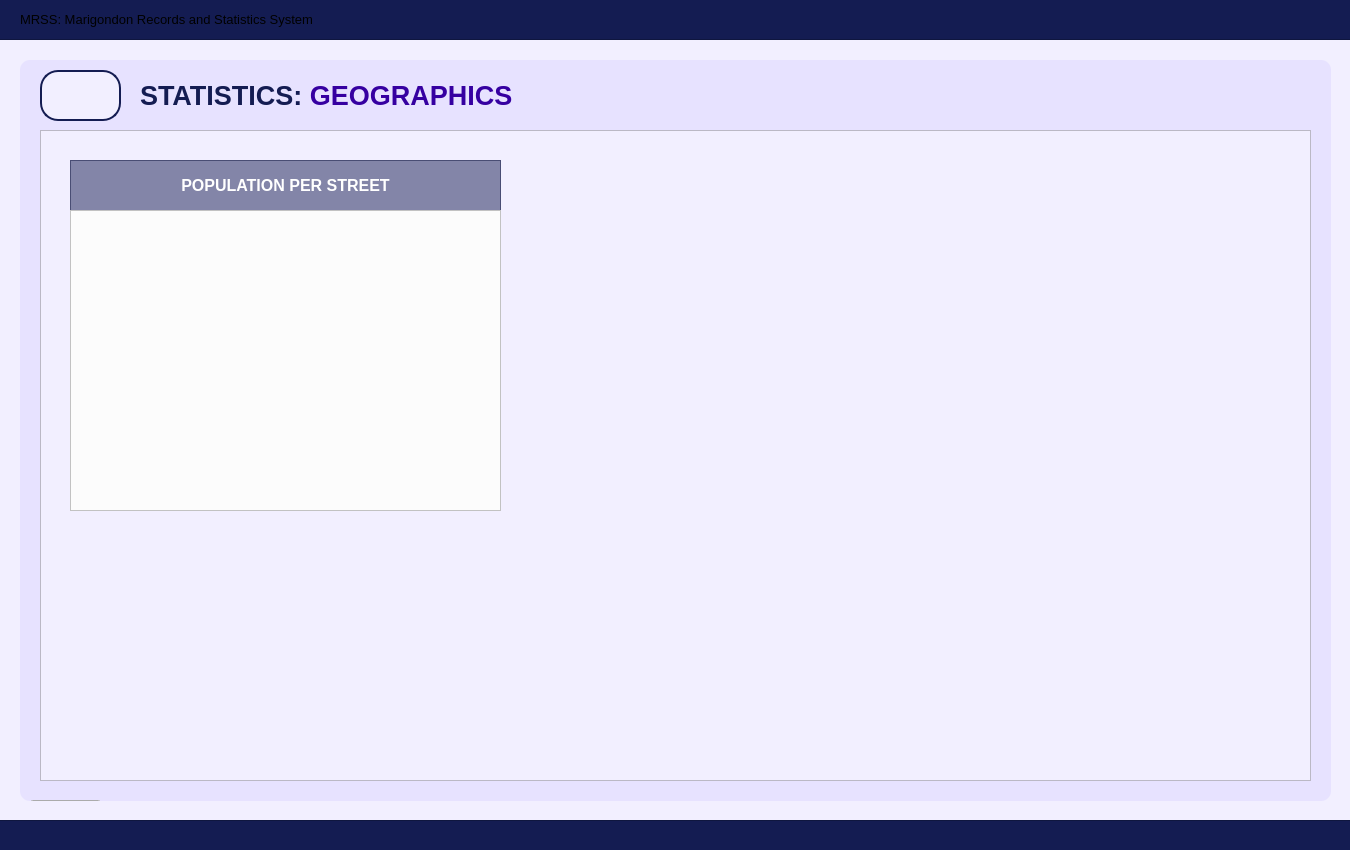
<?xml version="1.0" encoding="UTF-8"?>
<ui version="4.0">
 <class>User_dashboardWidget</class>
 <widget class="QWidget" name="User_dashboardWidget">
  <property name="geometry">
   <rect>
    <x>0</x>
    <y>0</y>
    <width>1350</width>
    <height>850</height>
   </rect>
  </property>
  <property name="sizePolicy">
   <sizepolicy hsizetype="Fixed" vsizetype="Fixed">
    <horstretch>0</horstretch>
    <verstretch>0</verstretch>
   </sizepolicy>
  </property>
  <property name="maximumSize">
   <size>
    <width>1350</width>
    <height>850</height>
   </size>
  </property>
  <property name="windowTitle">
   <string>Form</string>
  </property>
  <property name="styleSheet">
   <string notr="true">#User_dashboardWidget{
	background-color: #f2efff;
}</string>
  </property>
  <widget class="QFrame" name="border_blueLines1">
   <property name="geometry">
    <rect>
     <x>-10</x>
     <y>-1</y>
     <width>1371</width>
     <height>41</height>
    </rect>
   </property>
   <property name="styleSheet">
    <string notr="true">#border_blueLines1{
	background-color: #141c52;
}
</string>
   </property>
   <property name="frameShape">
    <enum>QFrame::Shape::StyledPanel</enum>
   </property>
   <property name="frameShadow">
    <enum>QFrame::Shadow::Raised</enum>
   </property>
   <widget class="QLabel" name="title_bodyDashboardSystemTitle">
    <property name="geometry">
     <rect>
      <x>30</x>
      <y>0</y>
      <width>1301</width>
      <height>41</height>
     </rect>
    </property>
    <property name="font">
     <font>
      <family>Arial</family>
      <pointsize>10</pointsize>
      <bold>false</bold>
     </font>
    </property>
    <property name="styleSheet">
     <string notr="true">#title_bodyDashboardSystemTitle {
	background-color: transparent;
	color: #white;
}
</string>
    </property>
    <property name="text">
     <string>MRSS: Marigondon Records and Statistics System</string>
    </property>
    <property name="alignment">
     <set>Qt::AlignmentFlag::AlignLeading|Qt::AlignmentFlag::AlignLeft|Qt::AlignmentFlag::AlignVCenter</set>
    </property>
   </widget>
  </widget>
  <widget class="QFrame" name="border_blueLines2">
   <property name="geometry">
    <rect>
     <x>-10</x>
     <y>820</y>
     <width>1381</width>
     <height>31</height>
    </rect>
   </property>
   <property name="styleSheet">
    <string notr="true">#border_blueLines2{
	background-color: #141c52;
}
</string>
   </property>
   <property name="frameShape">
    <enum>QFrame::Shape::StyledPanel</enum>
   </property>
   <property name="frameShadow">
    <enum>QFrame::Shadow::Raised</enum>
   </property>
  </widget>
  <widget class="QFrame" name="baseBodyFrame">
   <property name="geometry">
    <rect>
     <x>20</x>
     <y>60</y>
     <width>1311</width>
     <height>741</height>
    </rect>
   </property>
   <property name="styleSheet">
    <string notr="true">#baseBodyFrame {
	background-color: #e7e2ff;
	border: none;
	border-radius: 10px;
}</string>
   </property>
   <property name="frameShape">
    <enum>QFrame::Shape::StyledPanel</enum>
   </property>
   <property name="frameShadow">
    <enum>QFrame::Shadow::Raised</enum>
   </property>
   <widget class="QPushButton" name="logout_buttonLogout_3">
    <property name="geometry">
     <rect>
      <x>10</x>
      <y>740</y>
      <width>71</width>
      <height>31</height>
     </rect>
    </property>
    <property name="font">
     <font>
      <family>Arial</family>
      <pointsize>8</pointsize>
      <bold>true</bold>
     </font>
    </property>
    <property name="cursor">
     <cursorShape>PointingHandCursor</cursorShape>
    </property>
    <property name="styleSheet">
     <string notr="true">#logout_buttonLogout {
    background-color: #bc1c1c;
    color: white;
    border-radius: 5px;
    padding: 10px; /* Optional: Adjusts spacing inside the button */
}
#logout_buttonLogout:hover {
    background-color: #d82020; /* Slightly lighter blue when hovered */
}
#logout_buttonLogout:pressed {
    background-color: #8c1515; /* Darker blue when clicked */
}</string>
    </property>
    <property name="text">
     <string>LOGOUT</string>
    </property>
   </widget>
   <widget class="QLabel" name="title_bodyStatistics">
    <property name="geometry">
     <rect>
      <x>120</x>
      <y>20</y>
      <width>471</width>
      <height>31</height>
     </rect>
    </property>
    <property name="font">
     <font>
      <family>Arial</family>
      <pointsize>20</pointsize>
      <bold>true</bold>
     </font>
    </property>
    <property name="styleSheet">
     <string notr="true">#title_bodyStatistics {
	background-color: transparent;
	color: #141c52;
}
</string>
    </property>
    <property name="text">
     <string>&lt;html&gt;&lt;head/&gt;&lt;body&gt;&lt;p&gt;STATISTICS: &lt;span style=&quot; color:#3600a1;&quot;&gt;GEOGRAPHICS&lt;/span&gt;&lt;/p&gt;&lt;/body&gt;&lt;/html&gt;</string>
    </property>
   </widget>
   <widget class="QFrame" name="statistics_frameBody">
    <property name="geometry">
     <rect>
      <x>20</x>
      <y>70</y>
      <width>1271</width>
      <height>651</height>
     </rect>
    </property>
    <property name="styleSheet">
     <string notr="true">#statistics_frameBody{
	background-color: #f2efff;
}</string>
    </property>
    <property name="frameShape">
     <enum>QFrame::Shape::StyledPanel</enum>
    </property>
    <property name="frameShadow">
     <enum>QFrame::Shadow::Raised</enum>
    </property>
    <widget class="QFrame" name="table_titleFrameStatistics">
     <property name="geometry">
      <rect>
       <x>30</x>
       <y>30</y>
       <width>431</width>
       <height>51</height>
      </rect>
     </property>
     <property name="styleSheet">
      <string notr="true">#table_titleFrameStatistics{
	background-color: rgba(20, 28, 82, 128)
}
</string>
     </property>
     <property name="frameShape">
      <enum>QFrame::Shape::StyledPanel</enum>
     </property>
     <property name="frameShadow">
      <enum>QFrame::Shadow::Raised</enum>
     </property>
     <widget class="QLabel" name="statistics_labelNote">
      <property name="geometry">
       <rect>
        <x>0</x>
        <y>0</y>
        <width>431</width>
        <height>51</height>
       </rect>
      </property>
      <property name="font">
       <font>
        <family>Arial</family>
        <pointsize>12</pointsize>
        <bold>true</bold>
       </font>
      </property>
      <property name="styleSheet">
       <string notr="true">#statistics_labelNote {
	background-color: transparent;
	color: #FFFFFF;
}
</string>
      </property>
      <property name="text">
       <string>POPULATION PER STREET</string>
      </property>
      <property name="alignment">
       <set>Qt::AlignmentFlag::AlignCenter</set>
      </property>
     </widget>
    </widget>
    <widget class="QFrame" name="demo_framePopulationOverview">
     <property name="geometry">
      <rect>
       <x>30</x>
       <y>80</y>
       <width>431</width>
       <height>301</height>
      </rect>
     </property>
     <property name="styleSheet">
      <string notr="true">#demo_framePopulationOverview{
	background-color: #fcfcfc;
}</string>
     </property>
     <property name="frameShape">
      <enum>QFrame::Shape::StyledPanel</enum>
     </property>
     <property name="frameShadow">
      <enum>QFrame::Shadow::Raised</enum>
     </property>
    </widget>
   </widget>
   <widget class="QToolButton" name="btn_returnToStatisticsPage">
    <property name="geometry">
     <rect>
      <x>20</x>
      <y>10</y>
      <width>81</width>
      <height>51</height>
     </rect>
    </property>
    <property name="styleSheet">
     <string notr="true">#btn_returnToStatisticsPage {
    background-color: #f2efff;
    color: #141c52;
	border: 2px solid #141c52; 
	border-radius: 18px;
	text-align: left;
    padding: 10px; /* Optional: Adjusts spacing inside the button */
}
#btn_returnToStatisticsPage:hover {
    background-color: #fdfdff; /* Slightly lighter blue when hovered */
}
#btn_returnToStatisticsPage:pressed {
    background-color: #e7e5f4; /* Darker blue when clicked */
}

</string>
    </property>
    <property name="text">
     <string/>
    </property>
    <property name="icon">
     <iconset>
      <normaloff>../../../Assets/FuncIcons/img_return.png</normaloff>../../../Assets/FuncIcons/img_return.png</iconset>
    </property>
    <property name="iconSize">
     <size>
      <width>25</width>
      <height>25</height>
     </size>
    </property>
   </widget>
  </widget>
 </widget>
 <resources/>
 <connections/>
</ui>
